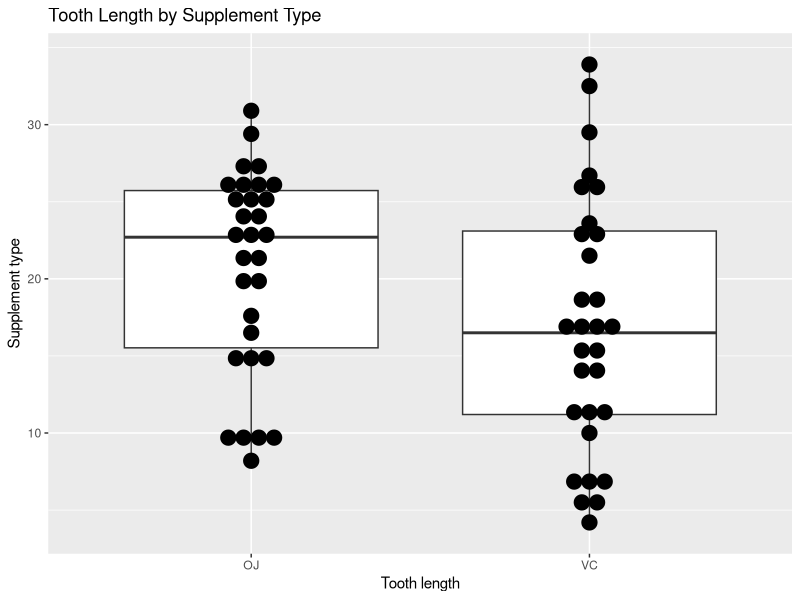
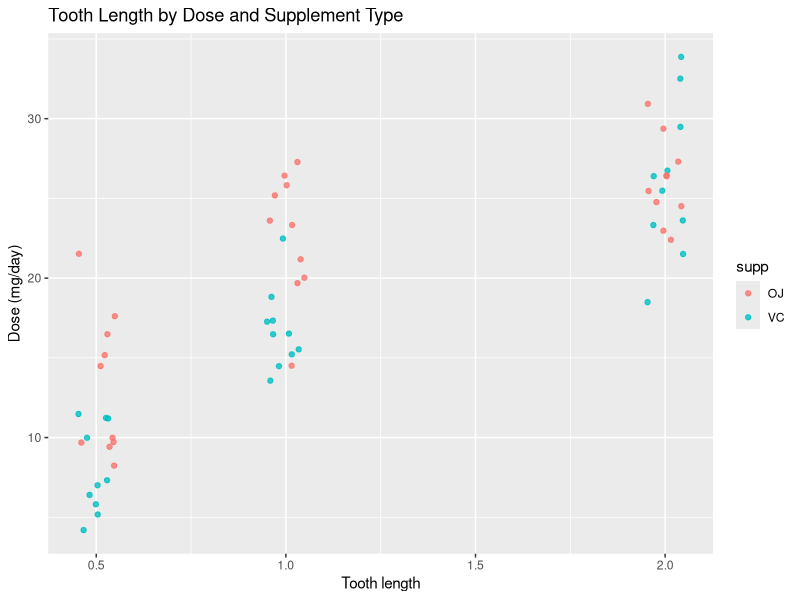
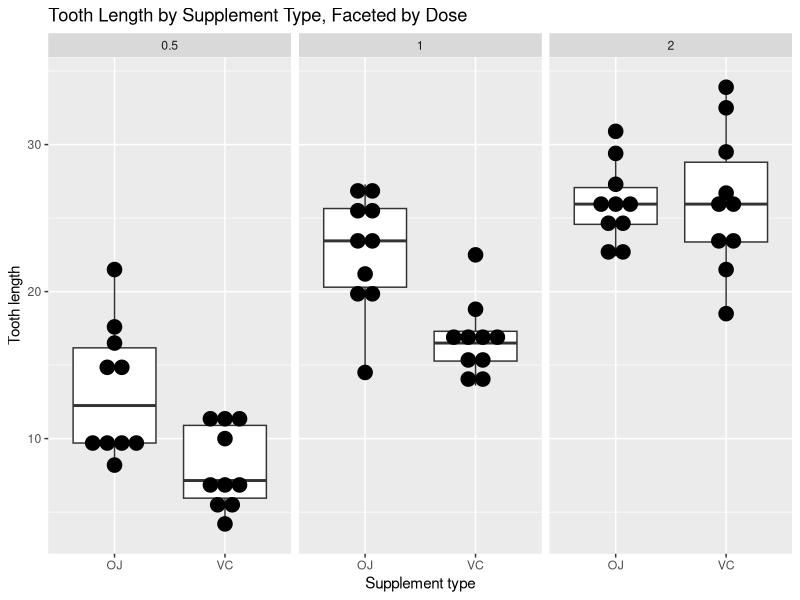
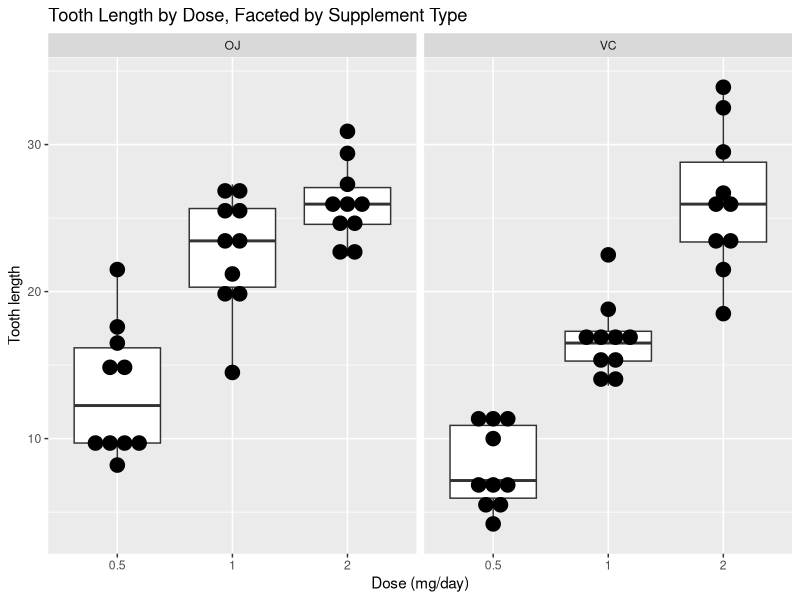
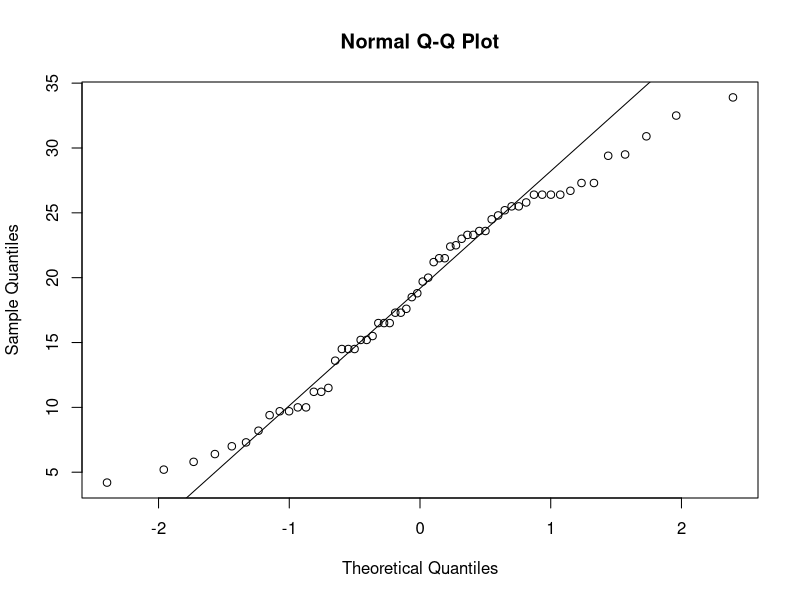

Recreate these plots in R, in order.
## ---- chunk 1
knitr::opts_chunk$set(echo = TRUE)
## ---- chunk 2
# load data and libraries
data("ToothGrowth")
library(ggplot2)
library(dplyr)
library(knitr)
## ---- chunk 3
ggplot(ToothGrowth, aes(x = supp, y = len)) + 
    geom_boxplot() +
    geom_dotplot(binaxis = 'y', stackdir = 'center') +
    labs(x = "Tooth length", y = "Supplement type", title = "Tooth Length by Supplement Type")
## ---- chunk 4
ggplot(ToothGrowth, aes(x = dose, y = len, color = supp)) +
    geom_jitter(width = 0.05, alpha = 0.8) +
    labs(x = "Tooth length", y = "Dose (mg/day)", title = "Tooth Length by Dose and Supplement Type")
## ---- chunk 5
# facet by dose
ggplot(ToothGrowth, aes(x = supp, y = len)) +
    geom_boxplot() +
    geom_dotplot(binaxis = 'y', stackdir = 'center') +
    facet_wrap(~ dose) +
    labs(y = "Tooth length", x = "Supplement type", title = "Tooth Length by Supplement Type, Faceted by Dose")
## ---- chunk 6
# facet by supp
ggplot(ToothGrowth, aes(x = factor(dose), y = len)) +
    geom_boxplot() +
    geom_dotplot(binaxis = 'y', stackdir = 'center') +
    facet_wrap(~ supp) +
    labs(y = "Tooth length", x = "Dose (mg/day)", title = "Tooth Length by Dose, Faceted by Supplement Type")
## ---- chunk 7
# calculate summary statistics
tooth_sum <- ToothGrowth %>%
    group_by(supp, dose) %>%
    summarize(n = n(),
              mean = mean(len),
              median = median(len),
              sd = sd(len))
kable(tooth_sum, align = 'c', digits = 3)
## ---- chunk 8
# normal quantile plot
qqnorm(ToothGrowth$len)
qqline(ToothGrowth$len)
## ---- chunk 9
ttest <- t.test(ToothGrowth$len[ToothGrowth$supp == 'OJ'],
       ToothGrowth$len[ToothGrowth$supp == 'VC'], var.equal = FALSE)
ttest
## ---- chunk 10
# calculate family-wise error rate
alpha <- 0.05
m <- 3
alpha_fwer <- alpha/m
alpha_fwer
## ---- chunk 11
# conduct 3 tests with filtered datasets
test0.5 <- t.test(len ~ supp, data = ToothGrowth[ToothGrowth$dose == 0.5,], var.equal = FALSE)
test1 <- t.test(len ~ supp, data = ToothGrowth[ToothGrowth$dose == 1,], var.equal = FALSE)
test2 <- t.test(len ~ supp, data = ToothGrowth[ToothGrowth$dose == 2,], var.equal = FALSE)

# arrange results in a table
results <- data.frame(
    "dose" = c(0.5,1,2), 
    "t-statistic"  =         c(test0.5$statistic,test1$statistic,test2$statistic),
    "lower" = c(test0.5$conf.int[1],test1$conf.int[1],test2$conf.int[1]),
    "upper" = c(test0.5$conf.int[2],test1$conf.int[2],test2$conf.int[2]),
    "OJ.mean" = c(test0.5$estimate[1],test1$estimate[1],test2$estimate[1]),
    "VC.mean" = c(test0.5$estimate[2],test1$estimate[2],test2$estimate[2]),
    "p.value"  = c(test0.5$p.value,test1$p.value,test2$p.value),
    "less.than.alpha.fwer" = c(TRUE, TRUE, FALSE))

kable(results, align = 'c', caption = "Two sample t-tests comparing OJ and VC supplements", digits = 3)
